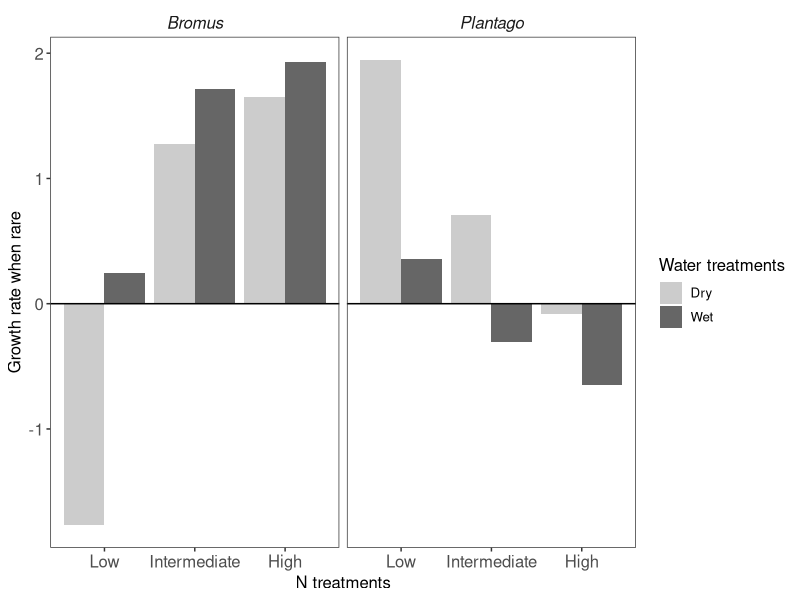

This chart was generated by the following R code: (Note: this script raises an error after producing the figure.)
library(tidyverse)
library(gridExtra)
dat <- read.csv("parameters.csv")

## Data manipulation
model.dat <- dat 
colnames(model.dat)[1] <- "species"
model.dat$species[which(model.dat$species == "Laya")] <- "Layia"
model.dat <- model.dat%>%
  pivot_longer(hi.water.hi.N:lo.water.lo.N, names_to ="treatment", values_to="values") %>%
  spread(param, values) 
colnames(model.dat)[2] <- "treatments"
model.dat[is.na(model.dat)] <- 0

## Set germination and survival fractions from the literature
ps <- .75 # lauren guess
pg <- .92 # gulmon
bs <- .013 # lauren guess
bg <- .98 # gulmon
fs <- .013
fg <- .83
ls <- .15
lg <- .32

theme_set(theme_bw())
theme_update( panel.grid.major=element_blank(), panel.grid.minor=element_blank(),
              strip.background = element_blank(),
              text = element_text(size = 12),
              strip.text= element_text(size = 12),
              axis.text = element_text(size = 12))

###################################
####### Bromus and Plantago #######
###################################

### RUN THE MODELS FOR EACH SPECIES AT EQUILIBRIUM OR INVADING FOR A CONSISTENT CONDITION ###

### CREATE A FUNCTION THAT RUNS THE MODEL
# new growth function

growth = function(N, par.dat, t.num){
  for (i in 1:(t.num-1)){
    N$Nb[i+1] = bs*(1-bg)*N$Nb[i]  + bg*N$Nb[i]*(par.dat$Blambda[i]/(1 + par.dat$BaiP[i]*pg*N$Np[i] + par.dat$BaiB*bg*N$Nb[i]))
    
    N$Np[i+1] = ps*(1-pg)*N$Np[i] + pg*N$Np[i]*(par.dat$Plambda[i]/(1 + par.dat$PaiP[i]*pg*N$Np[i] + par.dat$PaiB[i]*bg*N$Nb[i]))
    
  }
  return(N)
}


### CREATE A FUNCTION THAT CALCULATES POPULATION CHANGE OVER TIME AND GRWR ####

grwr = function(par.dat, t.num) {
  N1 = as.data.frame(matrix(NA, nrow=t.num, ncol=2))
  colnames(N1) = c("Nb", "Np")
  N1[1,] = c(1,0)
  Bequil <- growth(N1, par.dat, t.num)
  
  N2 = as.data.frame(matrix(NA, nrow=t.num, ncol=2))
  colnames(N2) = c("Nb", "Np")
  N2[1,] = c(0,1)
  Pequil <- growth(N2, par.dat, t.num)
  
  N3 = as.data.frame(matrix(NA, nrow=t.num, ncol=2))
  colnames(N3) = c("Nb", "Np")
  N3[1,] = c(Bequil[t.num, 1],1)
  Pinvade <- growth(N3, par.dat, t.num)
  Pgrwr <- Pinvade[2,2]/Pinvade[1,2]
  Bgrwc <- Pinvade[2,1]/Pinvade[1,1]
  Pinvade$invader <- "Plantago"
  Pinvade$grwr <- Pgrwr
  Pinvade$time <- as.numeric(row.names(Pinvade))
  Pinvade$Cgrwc <- Bgrwc
  
  N4 = as.data.frame(matrix(NA, nrow=t.num, ncol=2))
  colnames(N4) = c("Nb", "Np")
  N4[1,] = c(1, Pequil[t.num, 2])
  Binvade <- growth(N4, par.dat, t.num)
  
  Bgrwr <- Binvade[2,1]/Binvade[1,1]
  Pgrwc <- Binvade[2,2]/Binvade[1,2]
  
  Binvade$invader <- "Bromus"
  Binvade$grwr <- Bgrwr
  Binvade$time <- as.numeric(row.names(Binvade))
  Binvade$Cgrwc <- Pgrwc
  
  
  out <- rbind(Binvade, Pinvade) 
  
  return(out)
}  


### CREATE A FUNCTION THAT SETS CONSISTENT PARAMETERS ACROSS TIMESTEPS ####
consistent.par <- function(model.dat, j.num, t.num){
  par = as.data.frame(matrix(NA, nrow=t, ncol=6))
  colnames(par) = c("Blambda", "BaiP", "BaiB", "Plambda", "PaiP", "PaiB")
  trtselect = rep(j.num, t.num)
  
  for (i in 1:(t.num)){
    myparams <- subset(model.dat, treatments == treatments[trtselect[i]])
    par$Blambda[i] <- as.numeric(subset(myparams, species == "Bromus")[7])
    par$BaiP[i] <- as.numeric(subset(myparams, species == "Bromus")[6])
    par$BaiB[i] <- as.numeric(subset(myparams, species == "Bromus")[3])
    par$Plambda[i] <- as.numeric(subset(myparams, species == "Plantago")[7])
    par$PaiP[i] <- as.numeric(subset(myparams, species == "Plantago")[6])
    par$PaiB[i] <- as.numeric(subset(myparams, species == "Plantago")[3])
  }
  return(par)
}


### Run the model for the consistent environment ###
t = 100

hi_hi <- consistent.par(model.dat, 1, t)
hi_int <- consistent.par(model.dat, 2, t)
hi_lo <- consistent.par(model.dat, 3, t)
lo_hi <- consistent.par(model.dat, 4, t)
lo_int <- consistent.par(model.dat, 5, t)
lo_lo <- consistent.par(model.dat, 6, t)

hi_hi_grwr <- grwr(hi_hi, t) %>%
  mutate(treatment = "hi.water.hi.N")
hi_int_grwr <- grwr(hi_int, t) %>%
  mutate(treatment = "hi.water.int.N")
hi_lo_grwr <- grwr(hi_lo, t) %>%
  mutate(treatment = "hi.water.lo.N")

lo_hi_grwr <- grwr(lo_hi, t) %>%
  mutate(treatment = "lo.water.hi.N")
lo_int_grwr <- grwr(lo_int, t) %>%
  mutate(treatment = "lo.water.int.N")
lo_lo_grwr <- grwr(lo_lo, t) %>%
  mutate(treatment = "lo.water.lo.N")

consistent.out <- rbind(hi_hi_grwr, hi_int_grwr, hi_lo_grwr, lo_hi_grwr, lo_int_grwr, lo_lo_grwr) %>%
  mutate(treatment = as.factor(treatment))

consistent.grwr.out <- consistent.out %>%
  dplyr::select(invader, grwr, treatment, Cgrwc) %>%
  unique()  %>%
  mutate(grwrChesson = log(grwr)-log(Cgrwc)) %>%
  separate(treatment, c("water", "delete", "N", "delete2"))

## GRWR graph
consistent.grwr.out$N <- factor(consistent.grwr.out$N, levels = c("lo","int","hi"))
consistent.grwr.out$water <- factor(consistent.grwr.out$water, levels = c("lo","hi"))

ggplot(consistent.grwr.out, aes(x=N, y=grwrChesson, fill = water)) + 
  geom_bar(stat="identity", position = "dodge") + 
  facet_wrap(~invader) +
  ylab("Growth rate when rare") + xlab("N treatments") +
  scale_x_discrete(labels = c("Low","Intermediate","High")) +
  scale_fill_manual(name="Water treatments", labels = c("Dry","Wet"), 
                    values=c("grey80","grey40")) +
  theme(strip.text = element_text(face = "italic")) +
  geom_hline(yintercept = 0)

## Equilibrium graph
# Data manipulation
consistent.out <- rbind(hi_hi_grwr, hi_int_grwr, hi_lo_grwr, lo_hi_grwr, lo_int_grwr, lo_lo_grwr) %>%
  mutate(treatment = as.factor(treatment)) %>%
  separate(treatment, c("water", "delete", "N", "delete2")) %>%
  select(-delete,-delete2) %>%
  pivot_longer(c("Nb","Np"),names_to="species",values_to = "abundance")

consistent.out$N <- factor(consistent.out$N, levels = c("lo","int","hi"))
consistent.out$water <- factor(consistent.out$water, levels = c("lo","hi"))
consistent.out$invader <- factor(consistent.out$invader, levels = c("Bromus","Plantago"))
consistent.out$species <- factor(consistent.out$species, levels = c("Np","Nb"))
cond.labs <- c("*Plantago* starting condition","*Bromus* starting condition")
names(cond.labs) <- c("Bromus","Plantago")
N.labs<- c("Low N","Intermediate N","High N")
names(N.labs) <- c("lo","int","hi")

# Graph
ggplot(consistent.out,aes(time,abundance,group=interaction(species,water))) + 
  geom_line(aes(color=water,linetype=species),size=1) + 
  facet_grid(invader~N,labeller = labeller(invader = cond.labs,N=N.labs)) +
  scale_linetype_discrete(name = "Species", labels = c("*Plantago*","*Bromus*")) +
  scale_color_manual(name = "Water treatments",labels=c("Dry","Wet"),
                       values=c("grey80","grey40")) +
  xlab("Year") + ylab(expression(Count~(individuals~per~100~cm^{"2"}))) +
  theme(legend.text = element_markdown(),strip.text.y = element_markdown()) 

###################################
####### Bromus and Festuca ########
###################################

### RUN THE MODELS FOR EACH SPECIES AT EQUILIBRIUM OR INVADING FOR A CONSISTENT CONDITION ###

### CREATE A FUNCTION THAT RUNS THE MODEL
# new growth function

growth = function(N, par.dat, t.num){
  for (i in 1:(t.num-1)){
    N$Nb[i+1] = bs*(1-bg)*N$Nb[i]  + bg*N$Nb[i]*(par.dat$Blambda[i]/(1 + par.dat$BaiF[i]*fg*N$Nf[i] + par.dat$BaiB*bg*N$Nb[i]))
    
    N$Nf[i+1] = fs*(1-fg)*N$Nf[i] + fg*N$Nf[i]*(par.dat$Flambda[i]/(1 + par.dat$FaiF[i]*fg*N$Nf[i] + par.dat$FaiB[i]*bg*N$Nb[i]))
    
  }
  return(N)
}


### CREATE A FUNCTION THAT CALCULATES POPULATION CHANGE OVER TIME AND GRWR ####

grwr = function(par.dat, t.num) {
  N1 = as.data.frame(matrix(NA, nrow=t.num, ncol=2))
  colnames(N1) = c("Nb", "Nf")
  N1[1,] = c(1,0)
  Bequil <- growth(N1, par.dat, t.num)
  
  N2 = as.data.frame(matrix(NA, nrow=t.num, ncol=2))
  colnames(N2) = c("Nb", "Nf")
  N2[1,] = c(0,1)
  Fequil <- growth(N2, par.dat, t.num)
  
  N3 = as.data.frame(matrix(NA, nrow=t.num, ncol=2))
  colnames(N3) = c("Nb", "Nf")
  N3[1,] = c(Bequil[t.num, 1],1)
  Finvade <- growth(N3, par.dat, t.num)
  Fgrwr <- Finvade[2,2]/Finvade[1,2]
  Bgrwc <- Finvade[2,1]/Finvade[1,1]
  Finvade$invader <- "Festuca"
  Finvade$grwr <- Fgrwr
  Finvade$time <- as.numeric(row.names(Finvade))
  Finvade$Cgrwc <- Bgrwc
  
  N4 = as.data.frame(matrix(NA, nrow=t.num, ncol=2))
  colnames(N4) = c("Nb", "Nf")
  N4[1,] = c(1, Fequil[t.num, 2])
  Binvade <- growth(N4, par.dat, t.num)
  
  Bgrwr <- Binvade[2,1]/Binvade[1,1]
  Fgrwc <- Binvade[2,2]/Binvade[1,2]
  
  Binvade$invader <- "Bromus"
  Binvade$grwr <- Bgrwr
  Binvade$time <- as.numeric(row.names(Binvade))
  Binvade$Cgrwc <- Fgrwc
  
  
  out <- rbind(Binvade, Finvade) 
  
  return(out)
}  


### CREATE A FUNCTION THAT SETS CONSISTENT PARAMETERS ACROSS TIMESTEPS ####
consistent.par <- function(model.dat, j.num, t.num){
  par = as.data.frame(matrix(NA, nrow=t, ncol=6))
  colnames(par) = c("Blambda", "BaiP", "BaiB", "Flambda", "FaiF", "FaiB")
  trtselect = rep(j.num, t.num)
  
  for (i in 1:(t.num)){
    myparams <- subset(model.dat, treatments == treatments[trtselect[i]])
    par$Blambda[i] <- as.numeric(subset(myparams, species == "Bromus")[7])
    par$BaiF[i] <- as.numeric(subset(myparams, species == "Bromus")[4])
    par$BaiB[i] <- as.numeric(subset(myparams, species == "Bromus")[3])
    par$Flambda[i] <- as.numeric(subset(myparams, species == "Festuca")[7])
    par$FaiF[i] <- as.numeric(subset(myparams, species == "Festuca")[4])
    par$FaiB[i] <- as.numeric(subset(myparams, species == "Festuca")[3])
  }
  return(par)
}


### Run the model for the consistent environment ###
t = 100

hi_hi <- consistent.par(model.dat, 1, t)
hi_int <- consistent.par(model.dat, 2, t)
hi_lo <- consistent.par(model.dat, 3, t)
lo_hi <- consistent.par(model.dat, 4, t)
lo_int <- consistent.par(model.dat, 5, t)
lo_lo <- consistent.par(model.dat, 6, t)

hi_hi_grwr <- grwr(hi_hi, t) %>%
  mutate(treatment = "hi.water.hi.N")
hi_int_grwr <- grwr(hi_int, t) %>%
  mutate(treatment = "hi.water.int.N")
hi_lo_grwr <- grwr(hi_lo, t) %>%
  mutate(treatment = "hi.water.lo.N")

lo_hi_grwr <- grwr(lo_hi, t) %>%
  mutate(treatment = "lo.water.hi.N")
lo_int_grwr <- grwr(lo_int, t) %>%
  mutate(treatment = "lo.water.int.N")
lo_lo_grwr <- grwr(lo_lo, t) %>%
  mutate(treatment = "lo.water.lo.N")

consistent.out <- rbind(hi_hi_grwr, hi_int_grwr, hi_lo_grwr, lo_hi_grwr, lo_int_grwr, lo_lo_grwr) %>%
  mutate(treatment = as.factor(treatment))


consistent.grwr.out <- consistent.out %>%
  dplyr::select(invader, grwr, treatment, Cgrwc) %>%
  unique()  %>%
  mutate(grwrChesson = log(grwr)-log(Cgrwc)) %>%
  separate(treatment, c("water", "delete", "N", "delete2"))

## GRWR graph
consistent.grwr.out$N <- factor(consistent.grwr.out$N, levels = c("lo","int","hi"))
consistent.grwr.out$water <- factor(consistent.grwr.out$water, levels = c("lo","hi"))

ggplot(consistent.grwr.out, aes(x=N, y=grwrChesson, fill = water)) + 
  geom_bar(stat="identity", position = "dodge") + 
  facet_wrap(~invader) +
  ylab("Growth rate when rare") + xlab("N treatments") +
  scale_x_discrete(labels = c("Low","Intermediate","High")) +
  scale_fill_manual(name="Water treatments", labels = c("Dry","Wet"), 
                    values=c("grey80","grey40")) +
  theme(strip.text = element_text(face = "italic")) +
  geom_hline(yintercept = 0)

## Equilibrium graph
# Data manipulation
consistent.out <- rbind(hi_hi_grwr, hi_int_grwr, hi_lo_grwr, lo_hi_grwr, lo_int_grwr, lo_lo_grwr) %>%
  mutate(treatment = as.factor(treatment)) %>%
  separate(treatment, c("water", "delete", "N", "delete2")) %>%
  select(-delete,-delete2) %>%
  pivot_longer(c("Nf","Nb"),names_to="species",values_to = "abundance")

consistent.out$N <- factor(consistent.out$N, levels = c("lo","int","hi"))
consistent.out$water <- factor(consistent.out$water, levels = c("lo","hi"))
consistent.out$invader <- factor(consistent.out$invader, levels = c("Bromus","Festuca"))
consistent.out$species <- factor(consistent.out$species, levels = c("Nf","Nb"))
cond.labs <- c("*Festuca* starting condition","*Bromus* starting condition")
names(cond.labs) <- c("Bromus","Festuca")
N.labs<- c("Low N","Intermediate N","High N")
names(N.labs) <- c("lo","int","hi")

# Graph
ggplot(consistent.out,aes(time,abundance,group=interaction(species,water))) + 
  geom_line(aes(color=water,linetype=species),size=1) + 
  facet_grid(invader~N,labeller = labeller(invader = cond.labs,N=N.labs)) +
  scale_linetype_discrete(name = "Species", labels = c("*Festuca*","*Bromus*")) +
  scale_color_manual(name = "Water treatments",labels=c("Dry","Wet"),
                     values=c("grey80","grey40")) +
  xlab("Year") + ylab(expression(Count~(individuals~per~100~cm^{"2"}))) +
  theme(legend.text = element_markdown(),strip.text.y = element_markdown())


###################################
####### Bromus and Layia ##########
###################################

### RUN THE MODELS FOR EACH SPECIES AT EQUILIBRIUM OR INVADING FOR A CONSISTENT CONDITION ###

### CREATE A FUNCTION THAT RUNS THE MODEL
# new growth function

growth = function(N, par.dat, t.num){
  for (i in 1:(t.num-1)){
    N$Nb[i+1] = bs*(1-bg)*N$Nb[i]  + bg*N$Nb[i]*(par.dat$Blambda[i]/(1 + par.dat$BaiL[i]*lg*N$Nl[i] + par.dat$BaiB*bg*N$Nb[i]))
    
    N$Nl[i+1] = ls*(1-lg)*N$Nl[i] + lg*N$Nl[i]*(par.dat$Llambda[i]/(1 + par.dat$LaiL[i]*lg*N$Nl[i] + par.dat$LaiB[i]*bg*N$Nb[i]))
    
  }
  return(N)
}


### CREATE A FUNCTION THAT CALCULATES POPULATION CHANGE OVER TIME AND GRWR ####

grwr = function(par.dat, t.num) {
  N1 = as.data.frame(matrix(NA, nrow=t.num, ncol=2))
  colnames(N1) = c("Nb", "Nl")
  N1[1,] = c(1,0)
  Bequil <- growth(N1, par.dat, t.num)
  
  N2 = as.data.frame(matrix(NA, nrow=t.num, ncol=2))
  colnames(N2) = c("Nb", "Nl")
  N2[1,] = c(0,1)
  Lequil <- growth(N2, par.dat, t.num)
  
  N3 = as.data.frame(matrix(NA, nrow=t.num, ncol=2))
  colnames(N3) = c("Nb", "Nl")
  N3[1,] = c(Bequil[t.num, 1],1)
  Linvade <- growth(N3, par.dat, t.num)
  Lgrwr <- Linvade[2,2]/Linvade[1,2]
  Bgrwc <- Linvade[2,1]/Linvade[1,1]
  Linvade$invader <- "Layia"
  Linvade$grwr <- Lgrwr
  Linvade$time <- as.numeric(row.names(Linvade))
  Linvade$Cgrwc <- Bgrwc
  
  N4 = as.data.frame(matrix(NA, nrow=t.num, ncol=2))
  colnames(N4) = c("Nb", "Nl")
  N4[1,] = c(1, Lequil[t.num, 2])
  Binvade <- growth(N4, par.dat, t.num)
  
  Bgrwr <- Binvade[2,1]/Binvade[1,1]
  Lgrwc <- Binvade[2,2]/Binvade[1,2]
  
  Binvade$invader <- "Bromus"
  Binvade$grwr <- Bgrwr
  Binvade$time <- as.numeric(row.names(Binvade))
  Binvade$Cgrwc <- Lgrwc
  
  
  out <- rbind(Binvade, Linvade) 
  
  return(out)
}  


### CREATE A FUNCTION THAT SETS CONSISTENT PARAMETERS ACROSS TIMESTEPS ####
consistent.par <- function(model.dat, j.num, t.num){
  par = as.data.frame(matrix(NA, nrow=t, ncol=6))
  colnames(par) = c("Blambda", "BaiL", "BaiB", "Llambda", "LaiL", "LaiB")
  trtselect = rep(j.num, t.num)
  
  for (i in 1:(t.num)){
    myparams <- subset(model.dat, treatments == treatments[trtselect[i]])
    par$Blambda[i] <- as.numeric(subset(myparams, species == "Bromus")[7])
    par$BaiL[i] <- as.numeric(subset(myparams, species == "Bromus")[5])
    par$BaiB[i] <- as.numeric(subset(myparams, species == "Bromus")[3])
    par$Llambda[i] <- as.numeric(subset(myparams, species == "Layia")[7])
    par$LaiL[i] <- as.numeric(subset(myparams, species == "Layia")[5])
    par$LaiB[i] <- as.numeric(subset(myparams, species == "Layia")[3])
  }
  return(par)
}


### Run the model for the consistent environment ###
t = 100

hi_hi <- consistent.par(model.dat, 1, t)
hi_int <- consistent.par(model.dat, 2, t)
hi_lo <- consistent.par(model.dat, 3, t)
lo_hi <- consistent.par(model.dat, 4, t)
lo_int <- consistent.par(model.dat, 5, t)
lo_lo <- consistent.par(model.dat, 6, t)

hi_hi_grwr <- grwr(hi_hi, t) %>%
  mutate(treatment = "hi.water.hi.N")
hi_int_grwr <- grwr(hi_int, t) %>%
  mutate(treatment = "hi.water.int.N")
hi_lo_grwr <- grwr(hi_lo, t) %>%
  mutate(treatment = "hi.water.lo.N")

lo_hi_grwr <- grwr(lo_hi, t) %>%
  mutate(treatment = "lo.water.hi.N")
lo_int_grwr <- grwr(lo_int, t) %>%
  mutate(treatment = "lo.water.int.N")
lo_lo_grwr <- grwr(lo_lo, t) %>%
  mutate(treatment = "lo.water.lo.N")

consistent.out <- rbind(hi_hi_grwr, hi_int_grwr, hi_lo_grwr, lo_hi_grwr, lo_int_grwr, lo_lo_grwr) %>%
  mutate(treatment = as.factor(treatment))


consistent.grwr.out <- consistent.out %>%
  dplyr::select(invader, grwr, treatment, Cgrwc) %>%
  unique()  %>%
  mutate(grwrChesson = log(grwr)-log(Cgrwc)) %>%
  separate(treatment, c("water", "delete", "N", "delete2"))


## GRWR graph
consistent.grwr.out$N <- factor(consistent.grwr.out$N, levels = c("lo","int","hi"))
consistent.grwr.out$water <- factor(consistent.grwr.out$water, levels = c("lo","hi"))

ggplot(consistent.grwr.out, aes(x=N, y=grwrChesson, fill = water)) + 
  geom_bar(stat="identity", position = "dodge") + 
  facet_wrap(~invader) +
  ylab("Growth rate when rare") + xlab("N treatments") +
  scale_x_discrete(labels = c("Low","Intermediate","High")) +
  scale_fill_manual(name="Water treatments", labels = c("Dry","Wet"), 
                    values=c("grey80","grey40")) +
  theme(strip.text = element_text(face = "italic")) +
  geom_hline(yintercept = 0)

## Equilibrium graph
# Data manipulation
consistent.out <- rbind(hi_hi_grwr, hi_int_grwr, hi_lo_grwr, lo_hi_grwr, lo_int_grwr, lo_lo_grwr) %>%
  mutate(treatment = as.factor(treatment)) %>%
  separate(treatment, c("water", "delete", "N", "delete2")) %>%
  select(-delete,-delete2) %>%
  pivot_longer(c("Nb","Nl"),names_to="species",values_to = "abundance")

consistent.out$N <- factor(consistent.out$N, levels = c("lo","int","hi"))
consistent.out$water <- factor(consistent.out$water, levels = c("lo","hi"))
consistent.out$invader <- factor(consistent.out$invader, levels = c("Bromus","Layia"))
consistent.out$species <- factor(consistent.out$species, levels = c("Nl","Nb"))
cond.labs <- c("*Layia* starting condition","*Bromus* starting condition")
names(cond.labs) <- c("Bromus","Layia")
N.labs<- c("Low N","Intermediate N","High N")
names(N.labs) <- c("lo","int","hi")

# Graph
ggplot(consistent.out,aes(time,abundance,group=interaction(species,water))) + 
  geom_line(aes(color=water,linetype=species),size=1) + 
  facet_grid(invader~N,labeller = labeller(invader = cond.labs,N=N.labs)) +
  scale_linetype_discrete(name = "Species", labels = c("*Layia*","*Bromus*")) +
  scale_color_manual(name = "Water treatments",labels=c("Dry","Wet"),
                     values=c("grey80","grey40")) +
  xlab("Year") + ylab(expression(Count~(individuals~per~100~cm^{"2"}))) +
  theme(legend.text = element_markdown(),strip.text.y = element_markdown())



###################################
####### Festuca and Plantago ######
###################################

### RUN THE MODELS FOR EACH SPECIES AT EQUILIBRIUM OR INVADING FOR A CONSISTENT CONDITION ###

### CREATE A FUNCTION THAT RUNS THE MODEL
# new growth function

growth = function(N, par.dat, t.num){
  for (i in 1:(t.num-1)){
    N$Nf[i+1] = fs*(1-fg)*N$Nf[i] + fg*N$Nf[i]*(par.dat$Flambda[i]/(1 + par.dat$FaiF[i]*fg*N$Nf[i] + par.dat$FaiP[i]*pg*N$Np[i]))
    
    N$Np[i+1] = ps*(1-pg)*N$Np[i] + pg*N$Np[i]*(par.dat$Plambda[i]/(1 + par.dat$PaiP[i]*pg*N$Np[i] + par.dat$PaiF[i]*fg*N$Nf[i]))
    
  }
  return(N)
}


### CREATE A FUNCTION THAT CALCULATES POPULATION CHANGE OVER TIME AND GRWR ####

grwr = function(par.dat, t.num) {
  N1 = as.data.frame(matrix(NA, nrow=t.num, ncol=2))
  colnames(N1) = c("Nf", "Np")
  N1[1,] = c(1,0)
  Fequil <- growth(N1, par.dat, t.num)
  
  N2 = as.data.frame(matrix(NA, nrow=t.num, ncol=2))
  colnames(N2) = c("Nf", "Np")
  N2[1,] = c(0,1)
  Pequil <- growth(N2, par.dat, t.num)
  
  N3 = as.data.frame(matrix(NA, nrow=t.num, ncol=2))
  colnames(N3) = c("Nf", "Np")
  N3[1,] = c(Fequil[t.num, 1],1)
  Pinvade <- growth(N3, par.dat, t.num)
  Pgrwr <- Pinvade[2,2]/Pinvade[1,2]
  Fgrwc <- Pinvade[2,1]/Pinvade[1,1]
  Pinvade$invader <- "Plantago"
  Pinvade$grwr <- Pgrwr
  Pinvade$time <- as.numeric(row.names(Pinvade))
  Pinvade$Cgrwc <- Fgrwc
  
  N4 = as.data.frame(matrix(NA, nrow=t.num, ncol=2))
  colnames(N4) = c("Nf", "Np")
  N4[1,] = c(1, Pequil[t.num, 2])
  Finvade <- growth(N4, par.dat, t.num)
  
  Fgrwr <- Finvade[2,1]/Finvade[1,1]
  Pgrwc <- Finvade[2,2]/Finvade[1,2]
  
  Finvade$invader <- "Festuca"
  Finvade$grwr <- Fgrwr
  Finvade$time <- as.numeric(row.names(Finvade))
  Finvade$Cgrwc <- Pgrwc
  
  
  out <- rbind(Finvade, Pinvade) 
  
  return(out)
}  


### CREATE A FUNCTION THAT SETS CONSISTENT PARAMETERS ACROSS TIMESTEPS ####
consistent.par <- function(model.dat, j.num, t.num){
  par = as.data.frame(matrix(NA, nrow=t, ncol=6))
  colnames(par) = c("Flambda", "FaiP", "FaiF", "Plambda", "PaiP", "PaiF")
  trtselect = rep(j.num, t.num)
  
  for (i in 1:(t.num)){
    myparams <- subset(model.dat, treatments == treatments[trtselect[i]])
    par$Flambda[i] <- as.numeric(subset(myparams, species == "Festuca")[7])
    par$FaiP[i] <- as.numeric(subset(myparams, species == "Festuca")[6])
    par$FaiF[i] <- as.numeric(subset(myparams, species == "Festuca")[4])
    par$Plambda[i] <- as.numeric(subset(myparams, species == "Plantago")[7])
    par$PaiP[i] <- as.numeric(subset(myparams, species == "Plantago")[6])
    par$PaiF[i] <- as.numeric(subset(myparams, species == "Plantago")[4])
  }
  return(par)
}


### Run the model for the consistent environment ###
t = 100

hi_hi <- consistent.par(model.dat, 1, t)
hi_int <- consistent.par(model.dat, 2, t)
hi_lo <- consistent.par(model.dat, 3, t)
lo_hi <- consistent.par(model.dat, 4, t)
lo_int <- consistent.par(model.dat, 5, t)
lo_lo <- consistent.par(model.dat, 6, t)

hi_hi_grwr <- grwr(hi_hi, t) %>%
  mutate(treatment = "hi.water.hi.N")
hi_int_grwr <- grwr(hi_int, t) %>%
  mutate(treatment = "hi.water.int.N")
hi_lo_grwr <- grwr(hi_lo, t) %>%
  mutate(treatment = "hi.water.lo.N")

lo_hi_grwr <- grwr(lo_hi, t) %>%
  mutate(treatment = "lo.water.hi.N")
lo_int_grwr <- grwr(lo_int, t) %>%
  mutate(treatment = "lo.water.int.N")
lo_lo_grwr <- grwr(lo_lo, t) %>%
  mutate(treatment = "lo.water.lo.N")

consistent.out <- rbind(hi_hi_grwr, hi_int_grwr, hi_lo_grwr, lo_hi_grwr, lo_int_grwr, lo_lo_grwr) %>%
  mutate(treatment = as.factor(treatment))


consistent.grwr.out <- consistent.out %>%
  dplyr::select(invader, grwr, treatment, Cgrwc) %>%
  unique()  %>%
  mutate(grwrChesson = log(grwr)-log(Cgrwc)) %>%
  separate(treatment, c("water", "delete", "N", "delete2"))


## GRWR graph
consistent.grwr.out$N <- factor(consistent.grwr.out$N, levels = c("lo","int","hi"))
consistent.grwr.out$water <- factor(consistent.grwr.out$water, levels = c("lo","hi"))


ggplot(consistent.grwr.out, aes(x=N, y=grwrChesson, fill = water)) + 
  geom_bar(stat="identity", position = "dodge") + 
  facet_wrap(~invader) +
  ylab("Growth rate when rare") + xlab("N treatments") +
  scale_x_discrete(labels = c("Low","Intermediate","High")) +
  scale_fill_manual(name="Water treatments", labels = c("Dry","Wet"), 
                    values=c("grey80","grey40")) +
  theme(strip.text = element_text(face = "italic")) +
  geom_hline(yintercept = 0)

## Equilibrium graph
# Data manipulation
consistent.out <- rbind(hi_hi_grwr, hi_int_grwr, hi_lo_grwr, lo_hi_grwr, lo_int_grwr, lo_lo_grwr) %>%
  mutate(treatment = as.factor(treatment)) %>%
  separate(treatment, c("water", "delete", "N", "delete2")) %>%
  select(-delete,-delete2) %>%
  pivot_longer(c("Nf","Np"),names_to="species",values_to = "abundance")

consistent.out$N <- factor(consistent.out$N, levels = c("lo","int","hi"))
consistent.out$water <- factor(consistent.out$water, levels = c("lo","hi"))
consistent.out$invader <- factor(consistent.out$invader, levels = c("Festuca","Plantago"))
consistent.out$species <- factor(consistent.out$species, levels = c("Np","Nf"))
cond.labs <- c("*Plantago* starting condition","*Festuca* starting condition")
names(cond.labs) <- c("Festuca","Plantago")
N.labs<- c("Low N","Intermediate N","High N")
names(N.labs) <- c("lo","int","hi")

# Graph
ggplot(consistent.out,aes(time,abundance,group=interaction(species,water))) + 
  geom_line(aes(color=water,linetype=species),size=1) + 
  facet_grid(invader~N,labeller = labeller(invader = cond.labs,N=N.labs)) +
  scale_linetype_discrete(name = "Species", labels = c("*Plantago*","*Festuca*")) +
  scale_color_manual(name = "Water treatments",labels=c("Dry","Wet"),
                     values=c("grey80","grey40")) +
  xlab("Year") + ylab(expression(Count~(individuals~per~100~cm^{"2"}))) +
  theme(legend.text = element_markdown(),strip.text.y = element_markdown())



###################################
####### Layia and Plantago ######
###################################

### RUN THE MODELS FOR EACH SPECIES AT EQUILIBRIUM OR INVADING FOR A CONSISTENT CONDITION ###

### CREATE A FUNCTION THAT RUNS THE MODEL
# new growth function

growth = function(N, par.dat, t.num){
  for (i in 1:(t.num-1)){
    N$Nl[i+1] = ls*(1-lg)*N$Nl[i] + lg*N$Nl[i]*(par.dat$Llambda[i]/(1 + par.dat$LaiL[i]*lg*N$Nl[i] + par.dat$LaiP[i]*pg*N$Np[i]))
    
    N$Np[i+1] = ps*(1-pg)*N$Np[i] + pg*N$Np[i]*(par.dat$Plambda[i]/(1 + par.dat$PaiP[i]*pg*N$Np[i] + par.dat$PaiL[i]*lg*N$Nl[i]))
    
  }
  return(N)
}


### CREATE A FUNCTION THAT CALCULATES POPULATION CHANGE OVER TIME AND GRWR ####

grwr = function(par.dat, t.num) {
  N1 = as.data.frame(matrix(NA, nrow=t.num, ncol=2))
  colnames(N1) = c("Nl", "Np")
  N1[1,] = c(1,0)
  Lequil <- growth(N1, par.dat, t.num)
  
  N2 = as.data.frame(matrix(NA, nrow=t.num, ncol=2))
  colnames(N2) = c("Nl", "Np")
  N2[1,] = c(0,1)
  Pequil <- growth(N2, par.dat, t.num)
  
  N3 = as.data.frame(matrix(NA, nrow=t.num, ncol=2))
  colnames(N3) = c("Nl", "Np")
  N3[1,] = c(Lequil[t.num, 1],1)
  Pinvade <- growth(N3, par.dat, t.num)
  Pgrwr <- Pinvade[2,2]/Pinvade[1,2]
  Lgrwc <- Pinvade[2,1]/Pinvade[1,1]
  Pinvade$invader <- "Plantago"
  Pinvade$grwr <- Pgrwr
  Pinvade$time <- as.numeric(row.names(Pinvade))
  Pinvade$Cgrwc <- Lgrwc
  
  N4 = as.data.frame(matrix(NA, nrow=t.num, ncol=2))
  colnames(N4) = c("Nl", "Np")
  N4[1,] = c(1, Pequil[t.num, 2])
  Linvade <- growth(N4, par.dat, t.num)
  
  Lgrwr <- Linvade[2,1]/Linvade[1,1]
  Pgrwc <- Linvade[2,2]/Linvade[1,2]
  
  Linvade$invader <- "Layia"
  Linvade$grwr <- Lgrwr
  Linvade$time <- as.numeric(row.names(Linvade))
  Linvade$Cgrwc <- Pgrwc
  
  
  out <- rbind(Linvade, Pinvade) 
  
  return(out)
}  


### CREATE A FUNCTION THAT SETS CONSISTENT PARAMETERS ACROSS TIMESTEPS ####
consistent.par <- function(model.dat, j.num, t.num){
  par = as.data.frame(matrix(NA, nrow=t, ncol=6))
  colnames(par) = c("Llambda", "LaiP", "LaiL", "Plambda", "PaiP", "PaiL")
  trtselect = rep(j.num, t.num)
  
  for (i in 1:(t.num)){
    myparams <- subset(model.dat, treatments == treatments[trtselect[i]])
    par$Llambda[i] <- as.numeric(subset(myparams, species == "Layia")[7])
    par$LaiP[i] <- as.numeric(subset(myparams, species == "Layia")[6])
    par$LaiL[i] <- as.numeric(subset(myparams, species == "Layia")[5])
    par$Plambda[i] <- as.numeric(subset(myparams, species == "Plantago")[7])
    par$PaiP[i] <- as.numeric(subset(myparams, species == "Plantago")[6])
    par$PaiL[i] <- as.numeric(subset(myparams, species == "Plantago")[5])
  }
  return(par)
}


### Run the model for the consistent environment ###
t = 100

hi_hi <- consistent.par(model.dat, 1, t)
hi_int <- consistent.par(model.dat, 2, t)
hi_lo <- consistent.par(model.dat, 3, t)
lo_hi <- consistent.par(model.dat, 4, t)
lo_int <- consistent.par(model.dat, 5, t)
lo_lo <- consistent.par(model.dat, 6, t)

hi_hi_grwr <- grwr(hi_hi, t) %>%
  mutate(treatment = "hi.water.hi.N")
hi_int_grwr <- grwr(hi_int, t) %>%
  mutate(treatment = "hi.water.int.N")
hi_lo_grwr <- grwr(hi_lo, t) %>%
  mutate(treatment = "hi.water.lo.N")

lo_hi_grwr <- grwr(lo_hi, t) %>%
  mutate(treatment = "lo.water.hi.N")
lo_int_grwr <- grwr(lo_int, t) %>%
  mutate(treatment = "lo.water.int.N")
lo_lo_grwr <- grwr(lo_lo, t) %>%
  mutate(treatment = "lo.water.lo.N")

consistent.out <- rbind(hi_hi_grwr, hi_int_grwr, hi_lo_grwr, lo_hi_grwr, lo_int_grwr, lo_lo_grwr) %>%
  mutate(treatment = as.factor(treatment))


consistent.grwr.out <- consistent.out %>%
  dplyr::select(invader, grwr, treatment, Cgrwc) %>%
  unique()  %>%
  mutate(grwrChesson = log(grwr)-log(Cgrwc)) %>%
  separate(treatment, c("water", "delete", "N", "delete2"))

## GRWR graph
consistent.grwr.out$N <- factor(consistent.grwr.out$N, levels = c("lo","int","hi"))
consistent.grwr.out$water <- factor(consistent.grwr.out$water, levels = c("lo","hi"))

ggplot(consistent.grwr.out, aes(x=N, y=grwrChesson, fill = water)) + 
  geom_bar(stat="identity", position = "dodge") + 
  facet_wrap(~invader) +
  ylab("Growth rate when rare") + xlab("N treatments") +
  scale_x_discrete(labels = c("Low","Intermediate","High")) +
  scale_fill_manual(name="Water treatments", labels = c("Dry","Wet"), 
                    values=c("grey80","grey40")) +
  theme(strip.text = element_text(face = "italic")) +
  geom_hline(yintercept = 0)

## Equilibrium graph
# Data manipulation
consistent.out <- rbind(hi_hi_grwr, hi_int_grwr, hi_lo_grwr, lo_hi_grwr, lo_int_grwr, lo_lo_grwr) %>%
  mutate(treatment = as.factor(treatment)) %>%
  separate(treatment, c("water", "delete", "N", "delete2")) %>%
  select(-delete,-delete2) %>%
  pivot_longer(c("Nl","Np"),names_to="species",values_to = "abundance")

consistent.out$N <- factor(consistent.out$N, levels = c("lo","int","hi"))
consistent.out$water <- factor(consistent.out$water, levels = c("lo","hi"))
consistent.out$invader <- factor(consistent.out$invader, levels = c("Layia","Plantago"))
consistent.out$species <- factor(consistent.out$species, levels = c("Np","Nl"))
cond.labs <- c("*Plantago* starting condition","*Layia* starting condition")
names(cond.labs) <- c("Layia","Plantago")
N.labs<- c("Low N","Intermediate N","High N")
names(N.labs) <- c("lo","int","hi")

# Graph
ggplot(consistent.out,aes(time,abundance,group=interaction(species,water))) + 
  geom_line(aes(color=water,linetype=species),size=1) + 
  facet_grid(invader~N,labeller = labeller(invader = cond.labs,N=N.labs)) +
  scale_linetype_discrete(name = "Species", labels = c("*Plantago*","*Layia*")) +
  scale_color_manual(name = "Water treatments",labels=c("Dry","Wet"),
                     values=c("grey80","grey40")) +
  xlab("Year") + ylab(expression(Count~(individuals~per~100~cm^{"2"}))) +
  theme(legend.text = element_markdown(),strip.text.y = element_markdown())



###################################
####### Layia and Festuca ######
###################################

### RUN THE MODELS FOR EACH SPECIES AT EQUILIBRIUM OR INVADING FOR A CONSISTENT CONDITION ###

### CREATE A FUNCTION THAT RUNS THE MODEL
# new growth function

growth = function(N, par.dat, t.num){
  for (i in 1:(t.num-1)){
    N$Nl[i+1] = ls*(1-lg)*N$Nl[i] + lg*N$Nl[i]*(par.dat$Llambda[i]/(1 + par.dat$LaiL[i]*lg*N$Nl[i] + par.dat$LaiF[i]*fg*N$Nf[i]))
    
    N$Nf[i+1] = fs*(1-fg)*N$Nf[i] + fg*N$Nf[i]*(par.dat$Flambda[i]/(1 + par.dat$FaiF[i]*fg*N$Nf[i] + par.dat$FaiL[i]*lg*N$Nl[i]))
    
  }
  return(N)
}


### CREATE A FUNCTION THAT CALCULATES POPULATION CHANGE OVER TIME AND GRWR ####

grwr = function(par.dat, t.num) {
  N1 = as.data.frame(matrix(NA, nrow=t.num, ncol=2))
  colnames(N1) = c("Nl", "Nf")
  N1[1,] = c(1,0)
  Lequil <- growth(N1, par.dat, t.num)
  
  N2 = as.data.frame(matrix(NA, nrow=t.num, ncol=2))
  colnames(N2) = c("Nl", "Nf")
  N2[1,] = c(0,1)
  Fequil <- growth(N2, par.dat, t.num)
  
  N3 = as.data.frame(matrix(NA, nrow=t.num, ncol=2))
  colnames(N3) = c("Nl", "Nf")
  N3[1,] = c(Lequil[t.num, 1],1)
  Finvade <- growth(N3, par.dat, t.num)
  Fgrwr <- Finvade[2,2]/Finvade[1,2]
  Lgrwc <- Finvade[2,1]/Finvade[1,1]
  Finvade$invader <- "Festuca"
  Finvade$grwr <- Fgrwr
  Finvade$time <- as.numeric(row.names(Finvade))
  Finvade$Cgrwc <- Lgrwc
  
  N4 = as.data.frame(matrix(NA, nrow=t.num, ncol=2))
  colnames(N4) = c("Nl", "Nf")
  N4[1,] = c(1, Fequil[t.num, 2])
  Linvade <- growth(N4, par.dat, t.num)
  
  Lgrwr <- Linvade[2,1]/Linvade[1,1]
  Fgrwc <- Linvade[2,2]/Linvade[1,2]
  
  Linvade$invader <- "Layia"
  Linvade$grwr <- Lgrwr
  Linvade$time <- as.numeric(row.names(Linvade))
  Linvade$Cgrwc <- Fgrwc
  
  
  out <- rbind(Linvade, Finvade) 
  
  return(out)
}  


### CREATE A FUNCTION THAT SETS CONSISTENT PARAMETERS ACROSS TIMESTEPS ####
consistent.par <- function(model.dat, j.num, t.num){
  par = as.data.frame(matrix(NA, nrow=t, ncol=6))
  colnames(par) = c("Llambda", "LaiP", "LaiL", "Flambda", "FaiF", "FaiL")
  trtselect = rep(j.num, t.num)
  
  for (i in 1:(t.num)){
    myparams <- subset(model.dat, treatments == treatments[trtselect[i]])
    par$Llambda[i] <- as.numeric(subset(myparams, species == "Layia")[7])
    par$LaiF[i] <- as.numeric(subset(myparams, species == "Layia")[4])
    par$LaiL[i] <- as.numeric(subset(myparams, species == "Layia")[5])
    par$Flambda[i] <- as.numeric(subset(myparams, species == "Festuca")[7])
    par$FaiF[i] <- as.numeric(subset(myparams, species == "Festuca")[4])
    par$FaiL[i] <- as.numeric(subset(myparams, species == "Festuca")[5])
  }
  return(par)
}


### Run the model for the consistent environment ###
t = 100

hi_hi <- consistent.par(model.dat, 1, t)
hi_int <- consistent.par(model.dat, 2, t)
hi_lo <- consistent.par(model.dat, 3, t)
lo_hi <- consistent.par(model.dat, 4, t)
lo_int <- consistent.par(model.dat, 5, t)
lo_lo <- consistent.par(model.dat, 6, t)

hi_hi_grwr <- grwr(hi_hi, t) %>%
  mutate(treatment = "hi.water.hi.N")
hi_int_grwr <- grwr(hi_int, t) %>%
  mutate(treatment = "hi.water.int.N")
hi_lo_grwr <- grwr(hi_lo, t) %>%
  mutate(treatment = "hi.water.lo.N")

lo_hi_grwr <- grwr(lo_hi, t) %>%
  mutate(treatment = "lo.water.hi.N")
lo_int_grwr <- grwr(lo_int, t) %>%
  mutate(treatment = "lo.water.int.N")
lo_lo_grwr <- grwr(lo_lo, t) %>%
  mutate(treatment = "lo.water.lo.N")

consistent.out <- rbind(hi_hi_grwr, hi_int_grwr, hi_lo_grwr, lo_hi_grwr, lo_int_grwr, lo_lo_grwr) %>%
  mutate(treatment = as.factor(treatment))


consistent.grwr.out <- consistent.out %>%
  dplyr::select(invader, grwr, treatment, Cgrwc) %>%
  unique()  %>%
  mutate(grwrChesson = log(grwr)-log(Cgrwc)) %>%
  separate(treatment, c("water", "delete", "N", "delete2"))

## GRWR graph
consistent.grwr.out$N <- factor(consistent.grwr.out$N, levels = c("lo","int","hi"))
consistent.grwr.out$water <- factor(consistent.grwr.out$water, levels = c("lo","hi"))

ggplot(consistent.grwr.out, aes(x=N, y=grwrChesson, fill = water)) + 
  geom_bar(stat="identity", position = "dodge") + 
  facet_wrap(~invader) +
  ylab("Growth rate when rare") + xlab("N treatments") +
  scale_x_discrete(labels = c("Low","Intermediate","High")) +
  scale_fill_manual(name="Water treatments", labels = c("Dry","Wet"), 
                    values=c("grey80","grey40")) +
  theme(strip.text = element_text(face = "italic")) +
  geom_hline(yintercept = 0)

## Equilibrium graph
# Data manipulation
consistent.out <- rbind(hi_hi_grwr, hi_int_grwr, hi_lo_grwr, lo_hi_grwr, lo_int_grwr, lo_lo_grwr) %>%
  mutate(treatment = as.factor(treatment)) %>%
  separate(treatment, c("water", "delete", "N", "delete2")) %>%
  select(-delete,-delete2) %>%
  pivot_longer(c("Nf","Nl"),names_to="species",values_to = "abundance")

consistent.out$N <- factor(consistent.out$N, levels = c("lo","int","hi"))
consistent.out$water <- factor(consistent.out$water, levels = c("lo","hi"))
consistent.out$invader <- factor(consistent.out$invader, levels = c("Layia","Festuca"))
consistent.out$species <- factor(consistent.out$species, levels = c("Nf","Nl"))
cond.labs <- c("*Festuca* starting condition","*Layia* starting condition")
names(cond.labs) <- c("Layia","Festuca")
N.labs<- c("Low N","Intermediate N","High N")
names(N.labs) <- c("lo","int","hi")

# Graph
ggplot(consistent.out,aes(time,abundance,group=interaction(species,water))) + 
  geom_line(aes(color=water,linetype=species),size=1) + 
  facet_grid(invader~N,labeller = labeller(invader = cond.labs,N=N.labs)) +
  scale_linetype_discrete(name = "Species", labels = c("*Festuca*","*Layia*")) +
  scale_color_manual(name = "Water treatments",labels=c("Dry","Wet"),
                     values=c("grey80","grey40")) +
  xlab("Year") + ylab(expression(Count~(individuals~per~100~cm^{"2"}))) +
  theme(legend.text = element_markdown(),strip.text.y = element_markdown())
